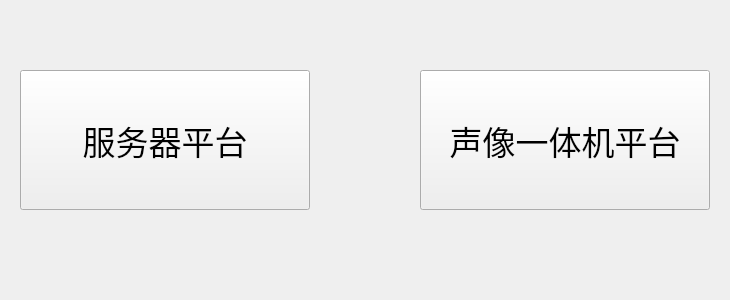
<?xml version="1.0" encoding="UTF-8"?>
<ui version="4.0">
 <class>MainWindow</class>
 <widget class="QMainWindow" name="MainWindow">
  <property name="windowModality">
   <enum>Qt::NonModal</enum>
  </property>
  <property name="geometry">
   <rect>
    <x>0</x>
    <y>0</y>
    <width>730</width>
    <height>300</height>
   </rect>
  </property>
  <property name="minimumSize">
   <size>
    <width>730</width>
    <height>300</height>
   </size>
  </property>
  <property name="maximumSize">
   <size>
    <width>730</width>
    <height>300</height>
   </size>
  </property>
  <property name="tabletTracking">
   <bool>false</bool>
  </property>
  <property name="focusPolicy">
   <enum>Qt::NoFocus</enum>
  </property>
  <property name="contextMenuPolicy">
   <enum>Qt::DefaultContextMenu</enum>
  </property>
  <property name="windowTitle">
   <string>平台选择</string>
  </property>
  <property name="windowOpacity">
   <double>1.000000000000000</double>
  </property>
  <property name="styleSheet">
   <string notr="true">#MainWindow{border-image: url(:/selectplatform/hisense.png);}</string>
  </property>
  <widget class="QWidget" name="centralwidget">
   <widget class="QPushButton" name="pushButton_server">
    <property name="geometry">
     <rect>
      <x>20</x>
      <y>70</y>
      <width>290</width>
      <height>140</height>
     </rect>
    </property>
    <property name="minimumSize">
     <size>
      <width>290</width>
      <height>140</height>
     </size>
    </property>
    <property name="maximumSize">
     <size>
      <width>290</width>
      <height>140</height>
     </size>
    </property>
    <property name="font">
     <font>
      <family>方正书宋_GBK</family>
      <pointsize>25</pointsize>
      <weight>50</weight>
      <bold>false</bold>
     </font>
    </property>
    <property name="contextMenuPolicy">
     <enum>Qt::DefaultContextMenu</enum>
    </property>
    <property name="styleSheet">
     <string notr="true"/>
    </property>
    <property name="text">
     <string>服务器平台</string>
    </property>
    <property name="icon">
     <iconset resource="../image/image.qrc">
      <normaloff>:/platform/ico/server.ico</normaloff>:/platform/ico/server.ico</iconset>
    </property>
    <property name="iconSize">
     <size>
      <width>50</width>
      <height>50</height>
     </size>
    </property>
    <property name="autoRepeat">
     <bool>false</bool>
    </property>
   </widget>
   <widget class="QPushButton" name="pushButton_video">
    <property name="geometry">
     <rect>
      <x>420</x>
      <y>70</y>
      <width>290</width>
      <height>140</height>
     </rect>
    </property>
    <property name="minimumSize">
     <size>
      <width>290</width>
      <height>140</height>
     </size>
    </property>
    <property name="maximumSize">
     <size>
      <width>290</width>
      <height>140</height>
     </size>
    </property>
    <property name="font">
     <font>
      <family>方正书宋_GBK</family>
      <pointsize>25</pointsize>
      <weight>50</weight>
      <bold>false</bold>
     </font>
    </property>
    <property name="styleSheet">
     <string notr="true"/>
    </property>
    <property name="text">
     <string>声像一体机平台</string>
    </property>
    <property name="icon">
     <iconset resource="../image/image.qrc">
      <normaloff>:/platform/ico/camera.ico</normaloff>:/platform/ico/camera.ico</iconset>
    </property>
    <property name="iconSize">
     <size>
      <width>50</width>
      <height>50</height>
     </size>
    </property>
   </widget>
  </widget>
 </widget>
 <resources>
  <include location="../image/image.qrc"/>
 </resources>
 <connections/>
</ui>
